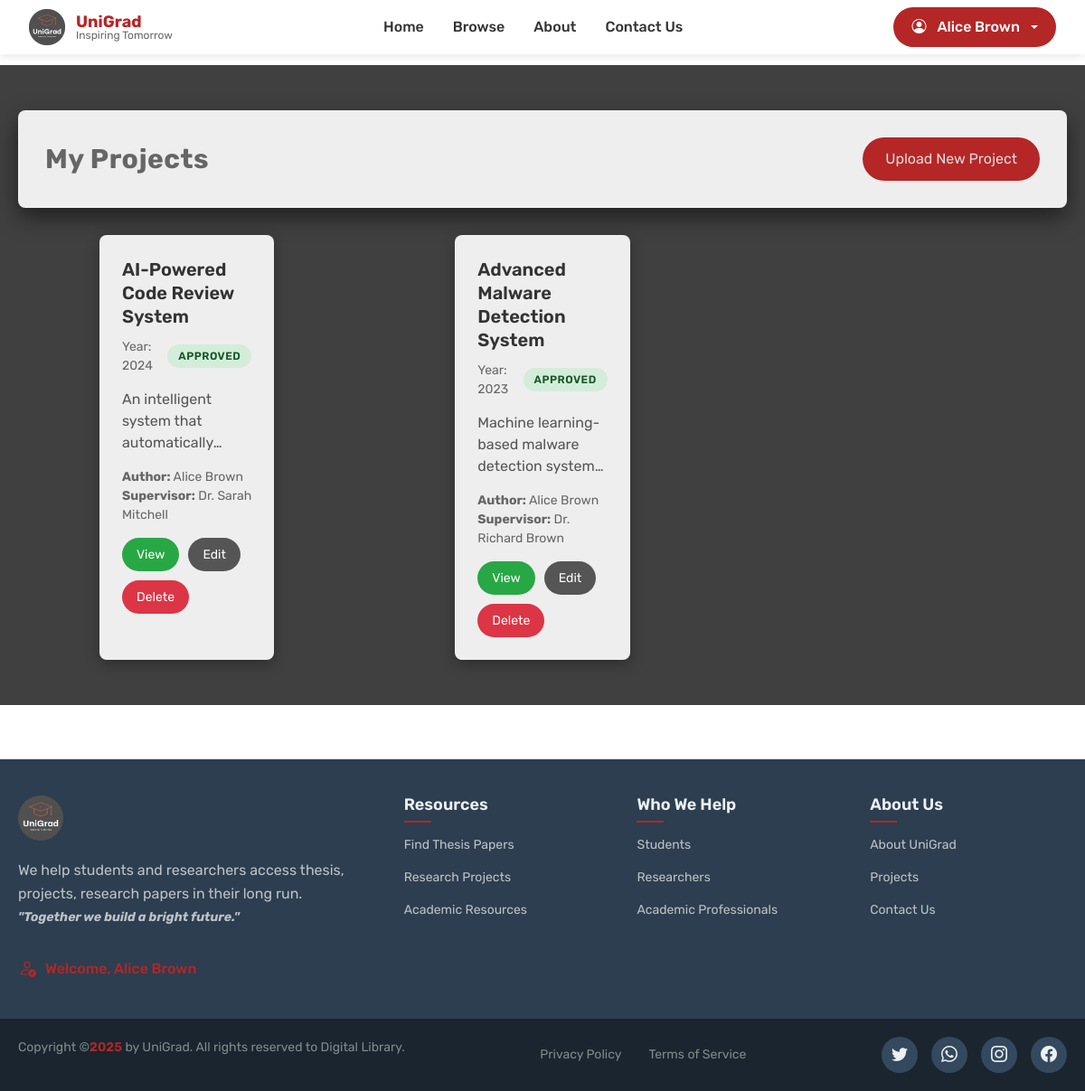
Page /projects/dashboard (signed in) on the committed database.
### tables this page shows
CREATE TABLE
    users (
        id INT AUTO_INCREMENT PRIMARY KEY,
        username VARCHAR(50) NOT NULL UNIQUE,
        email VARCHAR(100) NOT NULL UNIQUE,
        password_hash VARCHAR(255) NOT NULL,
        full_name VARCHAR(100) NOT NULL,
        specialization_id INT,
        role ENUM ('student', 'admin') DEFAULT 'student',
        created_at TIMESTAMP DEFAULT CURRENT_TIMESTAMP,
        updated_at TIMESTAMP DEFAULT CURRENT_TIMESTAMP ON UPDATE CURRENT_TIMESTAMP,
        INDEX idx_email (email),
        INDEX idx_username (username),
        INDEX idx_specialization (specialization_id)
    );

CREATE TABLE
    projects (
        id INT AUTO_INCREMENT PRIMARY KEY,
        title VARCHAR(255) NOT NULL,
        description TEXT NOT NULL,
        author_name VARCHAR(100) NOT NULL,
        supervisor VARCHAR(100) NOT NULL,
        specialization_id INT NOT NULL,
        user_id INT NOT NULL,
        image_path VARCHAR(255) DEFAULT '/images/default-project.png',
        file_path VARCHAR(255) NOT NULL,
        year YEAR NOT NULL,
        keywords TEXT,
        status ENUM ('pending', 'approved', 'rejected') DEFAULT 'pending',
        created_at TIMESTAMP DEFAULT CURRENT_TIMESTAMP,
        updated_at TIMESTAMP DEFAULT CURRENT_TIMESTAMP ON UPDATE CURRENT_TIMESTAMP,
        INDEX idx_specialization (specialization_id),
        INDEX idx_user (user_id),
        INDEX idx_status (status),
        INDEX idx_year (year),
        FULLTEXT idx_search (title, description, keywords, author_name),
        FOREIGN KEY (specialization_id) REFERENCES specializations (id) ON DELETE CASCADE,
        FOREIGN KEY (user_id) REFERENCES users (id) ON DELETE CASCADE
    );

### views/projects/dashboard.php (the view, shortened to what the rows shown need)
<div class="dashboard-section">
    <div class="dashboard-container">
        <div class="dashboard-header">
            <h1 class="dashboard-title">My Projects</h1>
            <a href="/projects/upload" class="upload-btn">Upload New Project</a>
        </div>
        <?php if (!empty($projects['data'])): ?>
            <div class="projects-grid">
                <?php foreach ($projects['data'] as $project): ?>
                    <div class="project-card">
                        <h3 class="project-title"><?php echo $view->escape($project['title']); ?></h3>
                        <div class="project-meta">
                            <span>Year: <?php echo $view->escape($project['year']); ?></span>
                            <span class="project-status status-<?php echo $project['status']; ?>">
                                <?php echo $view->escape(ucfirst($project['status'])); ?>
                            </span>
                        </div>
                        <p class="project-description">
                            <?php echo $view->escape($project['description']); ?>
                        </p>
                        <div class="project-info">
                            <strong>Author:</strong> <?php echo $view->escape($project['author_name']); ?><br>
                            <strong>Supervisor:</strong> <?php echo $view->escape($project['supervisor']); ?>
                        </div>
                        <div class="project-actions">
                            <a href="/projects/<?php echo $project['id']; ?>" class="action-btn view-btn">View</a>
                            <a href="/projects/<?php echo $project['id']; ?>/edit" class="action-btn edit-btn">Edit</a>
                            <a href="/projects/<?php echo $project['id']; ?>/delete" class="action-btn delete-btn">Delete</a>
                        </div>
                    </div>
                <?php endforeach; ?>
            </div>
        <?php endif; ?>
    </div>
</div>

### core/Router.php (shortened to what the rows shown need)
<?php
class Router
{
    private array $routes;
    public function __construct(array $routes)
    {
        $this->routes = $routes;
    }
    public function dispatch(string $uri, string $method): void
    {
        $uri = parse_url($uri, PHP_URL_PATH);
        $uri = rtrim($uri, '/') ?: '/';
        foreach ($this->routes as $pattern => $handler) {
            if ($this->matchRoute($pattern, $uri)) {
                $this->executeHandler($handler, $uri, $pattern);
                return;
            }
        }
        throw new Exception('Route not found', 404);
    }
    private function matchRoute(string $pattern, string $uri): bool
    {
        $regex = str_replace('/', '\/', $pattern);
        $regex = preg_replace('/\\\\\(([^)]+)\\\\\)/', '($1)', $regex);
        $regex = "/^{$regex}$/";
        return preg_match($regex, $uri);
    }
    private function executeHandler(array $handler, string $uri, string $pattern): void
    {
        [$controllerName, $method] = $handler;
        $params = $this->extractParameters($pattern, $uri);
        $controller = new $controllerName();
        call_user_func_array([$controller, $method], $params);
    }
    private function extractParameters(string $pattern, string $uri): array
    {
        $regex = str_replace('/', '\/', $pattern);
        $regex = preg_replace('/\\\\\(([^)]+)\\\\\)/', '($1)', $regex);
        $regex = "/^{$regex}$/";
        preg_match($regex, $uri, $matches);
        array_shift($matches);
        return $matches;
    }
}

### views/layouts/header.php (shortened to what the rows shown need)
<!DOCTYPE html>
<html lang="en">
<head>
    <link href="/css/style.css" rel="stylesheet">
    <link href="/css/navbar.css" rel="stylesheet">
    <link href="/css/footer.css" rel="stylesheet">
    <link href="https://cdn.jsdelivr.net/npm/bootstrap@5.1.3/dist/css/bootstrap.min.css" rel="stylesheet">
    <link rel="stylesheet" href="https://cdn.jsdelivr.net/npm/bootstrap-icons@1.8.1/font/bootstrap-icons.css">
</head>
<body>
    <nav class="navbar sticky">
        <div class="logo">
            <a href="/"><img src="/images/unilogo.png" alt="Logo" class="logo-img"></a>
            <div class="logo-text">
                <div class="logo-title">UniGrad</div>
                <div class="logo-subtitle">Inspiring Tomorrow</div>
            </div>
        </div>
        <ul class="nav-links">
            <li><a href="/">Home</a></li>
            <li><a href="/projects">Browse</a></li>
            <li><a href="/#about">About</a></li>
            <li><a href="/#cta">Contact Us</a></li>
        </ul>
        <?php if ($user): ?>
            <div class="user-dropdown">
                <button class="contact-btn dropdown-toggle" type="button" id="userDropdown" data-bs-toggle="dropdown">
                    <i class="bi bi-person-circle me-1"></i>
                    <?php echo $view->escape($user['full_name']); ?>
                </button>
            </div>
        <?php else: ?>
            <a href="/login" class="contact-btn">Login</a>
        <?php endif; ?>
    </nav>

### views/layouts/footer.php (shortened to what the rows shown need)
<footer class="footer">
    <div class="footer-container">
        <div class="footer-left">
            <img src="/images/unilogo.png" alt="Logo" class="logo-img">
            <p class="description">
                We help students and researchers access thesis, projects, research papers in their long run.<br>
                <strong><i><small>"Together we build a bright future."</small></i></strong>
            </p>
            <?php if (!$user): ?>
                <a href="/login" class="client-login">
                    <i class="bi bi-box-arrow-in-right login-icon"></i>
                    <span class="login-text">Student Login</span>
                </a>
            <?php else: ?>
                <div class="client-login">
                    <i class="bi bi-person-check login-icon"></i>
                    <span class="login-text">Welcome, <?php echo $view->escape($user['full_name']); ?></span>
                </div>
            <?php endif; ?>
        </div>
        <div class="footer-columns">
            <div class="footer-column">
                <h3 class="column-title">Resources</h3>
                <ul class="column-list">
                    <li><a href="/projects">Find Thesis Papers</a></li>
                    <li><a href="/projects">Research Projects</a></li>
                    <li><a href="/projects">Academic Resources</a></li>
                </ul>
            </div>
            <div class="footer-column">
                <h3 class="column-title">Who We Help</h3>
                <ul class="column-list">
                    <li><a href="/register">Students</a></li>
                    <li><a href="/register">Researchers</a></li>
                    <li><a href="/register">Academic Professionals</a></li>
                </ul>
            </div>
            <div class="footer-column">
                <h3 class="column-title">About Us</h3>
                <ul class="column-list">
                    <li><a href="/about">About UniGrad</a></li>
                    <li><a href="/projects">Projects</a></li>
                    <li><a href="#cta">Contact Us</a></li>
                </ul>
            </div>
        </div>
    </div>
    <div class="footer-bottom">
        <div class="footer-bottom-container">
            <div class="copyright">
                <p>Copyright &copy;<span class="year"><?php echo date('Y'); ?></span> by UniGrad. All rights reserved to Digital Library.</p>
            </div>
            <div class="footer-links-bottom">
                <a href="/privacy">Privacy Policy</a>
                <a href="/terms">Terms of Service</a>
            </div>
            <div class="social-icons">
                <a href="#" class="social-icon"><i class="bi bi-twitter"></i></a>
                <a href="#" class="social-icon"><i class="bi bi-whatsapp"></i></a>
                <a href="#" class="social-icon"><i class="bi bi-instagram"></i></a>
                <a href="#" class="social-icon"><i class="bi bi-facebook"></i></a>
            </div>
        </div>
    </div>
</footer>
</body>
</html>

### rows in the picture
users: full_name "Alice Brown"
projects: title "AI-Powered Code Review System", year "2024", status "APPROVED", description "An intelligent system that…", author_name "Alice Brown", supervisor "Dr. Sarah Mitchell"
projects: title "Advanced Malware Detection System", year "2023", status "APPROVED", description "Machine learning-based malware detection…", author_name "Alice Brown", supervisor "Dr. Richard Brown"
